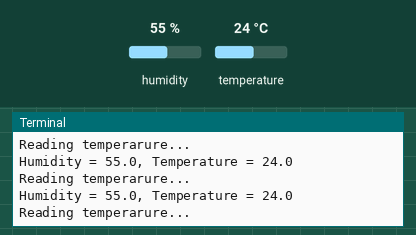
Bench run of a program on a simulated Raspberry Pi (BCM pin numbers). Parts: the last lines printed to the terminal. Inputs (shaded band) come from the test bench; at power-on: humidity 55 %, temperature 24 °C.

Above: at 1.2 s.
1.3 s: humidity set to 22 %
At 2.0 s:
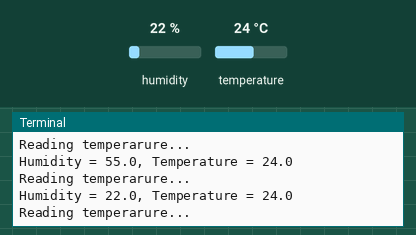
2.8 s: temperature set to 12 °C
At 3.6 s:
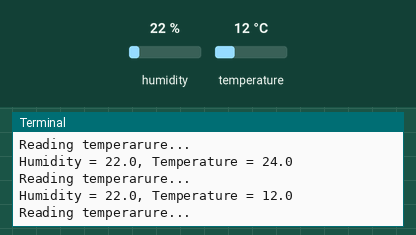
4.3 s: humidity set to 40 %
At 5.0 s:
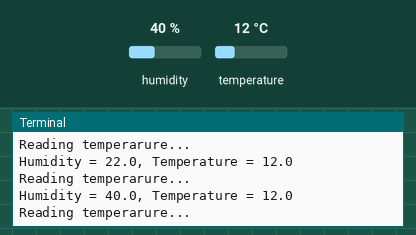
Timing chart, 0 to 7.3 s (numbered marks = the images above; inputs shaded):
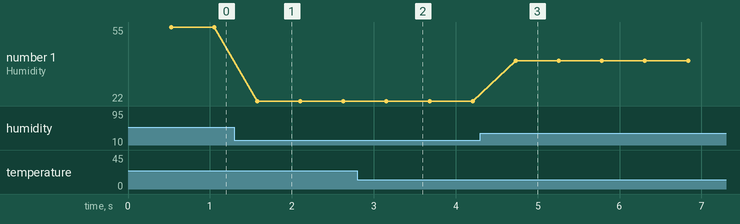

The program:

dth11.py
```python
import Adafruit_DHT

def dthData():
    humidity, temperature= Adafruit_DHT.read_retry(11,21)
    return humidity, temperature

if __name__ =="__main__":
    while True:
        print("Reading temperarure...")
        humidity, temperature = dthData()
        print(f"Humidity = {humidity}, Temperature = {temperature}")
```

Measured:
- after the input at 1.3 s, the terminal: prints a new line after 0.28 s (image 1)
- after the input at 2.8 s, the terminal: prints a new line after 0.36 s (image 2)
- after the input at 4.3 s, the terminal: prints a new line after 0.43 s (image 3)
- plotted number 1: 55 → 22 after the input at 1.3 s, 22 → 40 after the input at 4.3 s
